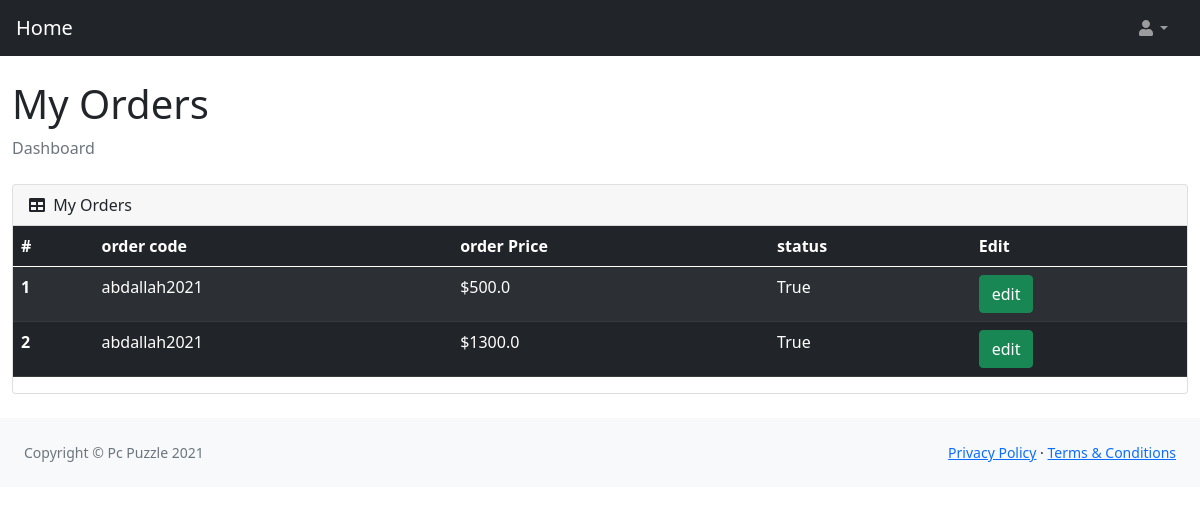
The page /profile/ (signed in) on the database as committed earlier.
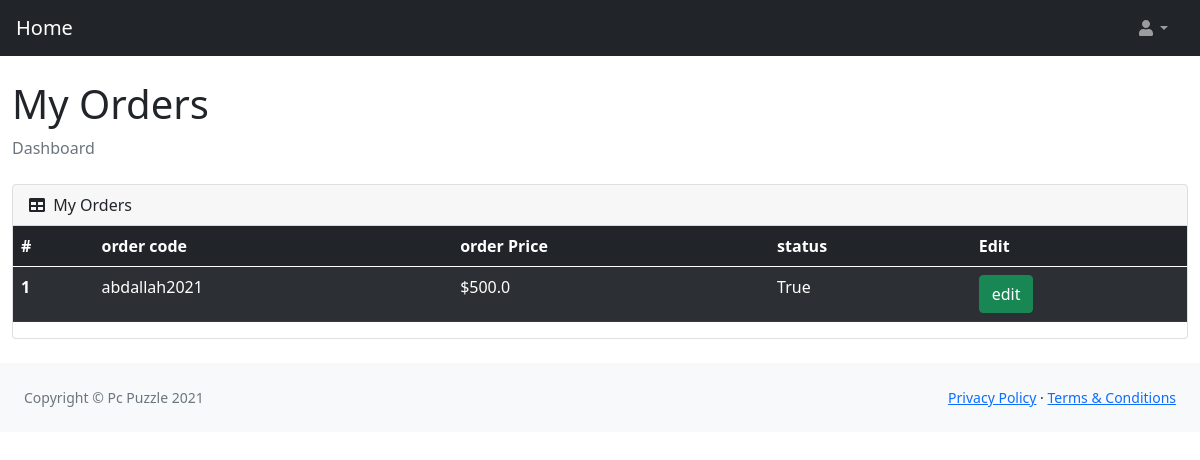
The same page on the database as committed later.
### Tech_Parts/models.py (models this page shows, shortened)
class Order(models.Model):
    customer=models.ForeignKey(Customer,blank=True,null=True,on_delete=models.CASCADE)
    supplier=models.ForeignKey(Supplier,on_delete=models.CASCADE,default=1)
    products=models.ManyToManyField(Product,blank=True)
    code=models.CharField(blank=True,null=True,max_length=100)
    ordered=models.BooleanField(default=False)
    delivered=models.BooleanField(default=False)
    device=models.CharField(max_length=120,blank=True,null=True)
    def total_price(self):
        price=0
        for i in self.products.all():
            price += i.price
        return price
    def discount(self):
        percentage=(10/100)*self.total_price()
        return percentage

class Product(models.Model):
    name=models.CharField(max_length=100)
    image=models.ImageField(blank=True,null=True)
    price=models.PositiveIntegerField(default=0)
    category=models.ForeignKey(Category,null=True,blank=True,on_delete=models.SET_NULL)
    processor=models.ForeignKey(Processor,null=True,blank=True,on_delete=models.SET_NULL)
    type=models.ForeignKey(Type,default=6,null=True,on_delete=models.SET_NULL)
    details=HTMLField()
    code=models.CharField(max_length=100,blank=True)
    slug=models.SlugField(blank=True,max_length=100,unique=True)

### Tech_Parts/views.py (the view)
# urls.py: path("profile/",views.profile,name="profile"),
@login_required
def profile(request):
    order=Order.objects.filter(customer_id=request.user.id,ordered=True,delivered=True)
    context={"order":order}
    return render(request,"dashboard/profile.html",context)

### templates/dashboard/profile.html (shortened to what this page needs)
{% load static %}
<!DOCTYPE html>
<html lang="en">
    <head>
        <link href="https://cdn.jsdelivr.net/npm/simple-datatables@latest/dist/style.css" rel="stylesheet" />
        <link href="{% static 'dashboard/css/styles.css'  %}" rel="stylesheet" />
    </head>
    <body class="sb-nav-fixed">
        <nav class="sb-topnav navbar navbar-expand navbar-dark bg-dark">
            <a class="navbar-brand ps-3" href="{% url 'home:home' %}">Home</a>
            <ul class="navbar-nav ms-auto ms-md-0 me-3 me-lg-4">
                <li class="nav-item dropdown">
                    <a class="nav-link dropdown-toggle" id="navbarDropdown" href="#" role="button" data-bs-toggle="dropdown" aria-expanded="false"><i class="fas fa-user fa-fw"></i></a>
                </li>
            </ul>
        </nav>
        <div id="">
            <div class="prof" id="layoutSidenav_content">
                <main>
                    <div class="container-fluid">
                        <h1 class="mt-4">My Orders</h1>
                        <ol class="breadcrumb mb-4">
                            <li class="breadcrumb-item active">Dashboard</li>
                        </ol>
                        <div class="card mb-4">
                            <div class="card-header">
                                <i class="fas fa-table me-1"></i>
                                My Orders
                            </div>
                            <table class="table table-striped table-dark">
                                <thead>
                                  <tr>
                                    <th scope="col">#</th>
                                    <th scope="col">order code</th>
                                     <th scope="col">order Price</th>
                                    <th scope="col">status</th>
                                    <th id="items" scope="col">Edit</th>
                                  </tr>
                                </thead>
                                <tbody>
                                    {% for i in order %}
                                  <tr>
                                    <th scope="row">{{forloop.counter}}</th>
                                    <td>{{i.code}}</td>
                                    <td>${{i.discount}}</td>
                                    <td>{{i.delivered}}</td>
                                    <td id="items"> <button type="button" class="btn btn-success" data-bs-toggle="modal" data-bs-target="#exampleModal-{{i.id}}">
                                        edit
                                       </button></td>
                                  </tr>
  <div class="modal fade" id="exampleModal-{{i.id}}" tabindex="-1" aria-labelledby="exampleModalLabel" aria-hidden="true">
                                  {% endfor %}
                                </tbody>
                              </table>
                        </div>
                    </div>
                </main>
                <footer class="py-4 bg-light mt-auto">
                    <div class="container-fluid px-4">
                        <div class="d-flex align-items-center justify-content-between small">
                            <div class="text-muted">Copyright &copy; Pc Puzzle 2021</div>
                            <div>
                                <a href="#">Privacy Policy</a>
                                &middot;
                                <a href="#">Terms &amp; Conditions</a>
                            </div>
                        </div>
                    </div>
                </footer>
            </div>
        </div>
    </body>
</html>

Rows that differ between the two databases and show on the page:
removed Order: code "abdallah2021", discount "1300.0", delivered "True"
